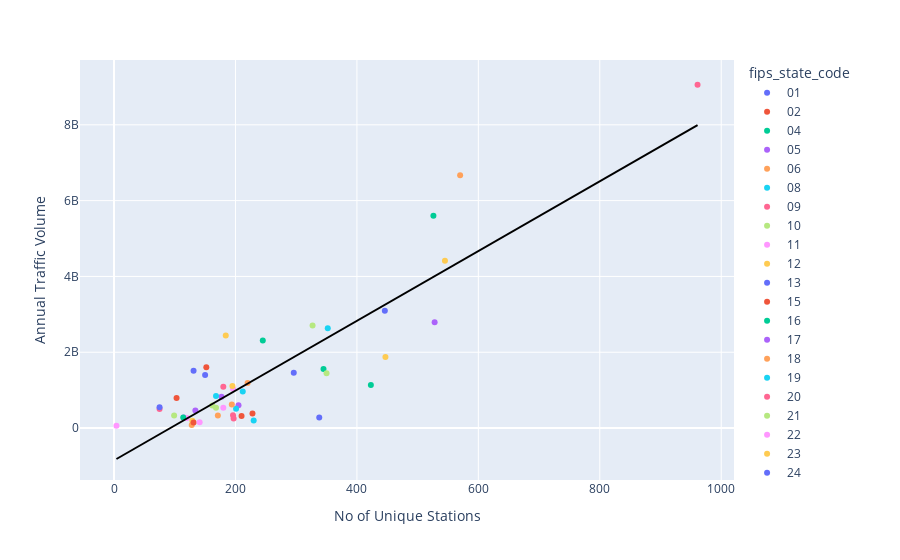

The code cell stored with this chart in its notebook:
### Markdown cell above
Let's verify the positive correlation between recorded total traffic volume and the number of unique stations.

### Code cell
# Find total daily traffic volume in each row
traffic["total_daily_traffic_volume"] = traffic \
                                        .loc[:, start_column: end_column] \
                                        .sum(axis=1)

# Group by state and sum
traffic_state = traffic[["fips_state_code", "total_daily_traffic_volume"]] \
                .groupby("fips_state_code") \
                .sum() \
                .reset_index() \
                .rename(columns = {"total_daily_traffic_volume": "annual_traffic_volume"})

# Merge num_unique_stations with traffic_state
merge_station_state = num_unique_stations.merge(traffic_state, on="fips_state_code")
px.scatter(merge_station_state, x="num_unique_stations", y="annual_traffic_volume",
           color="fips_state_code", trendline="ols", trendline_scope="overall",
           hover_data=["fips_state_code"], trendline_color_override="black",
           labels={"num_unique_stations": "No of Unique Stations",
                   "annual_traffic_volume": "Annual Traffic Volume"})

### Figure 1 — Plotly figure (JSON) as saved in the notebook; plotly's stock layout.template omitted (floating-point values rounded to 4 significant figures)
{"data": [{"customdata": [["01"]], "hovertemplate": "fips_state_code=%{customdata[0]}<br>No of Unique Stations=%{x}<br>Annual Traffic Volume=%{y}<extra></extra>", "legendgroup": "01", "marker": {"color": "#636efa", "symbol": "circle"}, "mode": "markers", "name": "01", "orientation": "v", "showlegend": true, "type": "scatter", "x": [296], "xaxis": "x", "y": [1461509905], "yaxis": "y"}, {"customdata": [["02"]], "hovertemplate": "fips_state_code=%{customdata[0]}<br>No of Unique Stations=%{x}<br>Annual Traffic Volume=%{y}<extra></extra>", "legendgroup": "02", "marker": {"color": "#EF553B", "symbol": "circle"}, "mode": "markers", "name": "02", "orientation": "v", "showlegend": true, "type": "scatter", "x": [210], "xaxis": "x", "y": [318138924], "yaxis": "y"}, {"customdata": [["04"]], "hovertemplate": "fips_state_code=%{customdata[0]}<br>No of Unique Stations=%{x}<br>Annual Traffic Volume=%{y}<extra></extra>", "legendgroup": "04", "marker": {"color": "#00cc96", "symbol": "circle"}, "mode": "markers", "name": "04", "orientation": "v", "showlegend": true, "type": "scatter", "x": [526], "xaxis": "x", "y": [5600393206], "yaxis": "y"}, {"customdata": [["05"]], "hovertemplate": "fips_state_code=%{customdata[0]}<br>No of Unique Stations=%{x}<br>Annual Traffic Volume=%{y}<extra></extra>", "legendgroup": "05", "marker": {"color": "#ab63fa", "symbol": "circle"}, "mode": "markers", "name": "05", "orientation": "v", "showlegend": true, "type": "scatter", "x": [115], "xaxis": "x", "y": [278436058], "yaxis": "y"}, {"customdata": [["06"]], "hovertemplate": "fips_state_code=%{customdata[0]}<br>No of Unique Stations=%{x}<br>Annual Traffic Volume=%{y}<extra></extra>", "legendgroup": "06", "marker": {"color": "#FFA15A", "symbol": "circle"}, "mode": "markers", "name": "06", "orientation": "v", "showlegend": true, "type": "scatter", "x": [570], "xaxis": "x", "y": [6670057776], "yaxis": "y"}, {"customdata": [["08"]], "hovertemplate": "fips_state_code=%{customdata[0]}<br>No of Unique Stations=%{x}<br>Annual Traffic Volume=%{y}<extra></extra>", "legendgroup": "08", "marker": {"color": "#19d3f3", "symbol": "circle"}, "mode": "markers", "name": "08", "orientation": "v", "showlegend": true, "type": "scatter", "x": [212], "xaxis": "x", "y": [964145461], "yaxis": "y"}, {"customdata": [["09"]], "hovertemplate": "fips_state_code=%{customdata[0]}<br>No of Unique Stations=%{x}<br>Annual Traffic Volume=%{y}<extra></extra>", "legendgroup": "09", "marker": {"color": "#FF6692", "symbol": "circle"}, "mode": "markers", "name": "09", "orientation": "v", "showlegend": true, "type": "scatter", "x": [75], "xaxis": "x", "y": [500556105], "yaxis": "y"}, {"customdata": [["10"]], "hovertemplate": "fips_state_code=%{customdata[0]}<br>No of Unique Stations=%{x}<br>Annual Traffic Volume=%{y}<extra></extra>", "legendgroup": "10", "marker": {"color": "#B6E880", "symbol": "circle"}, "mode": "markers", "name": "10", "orientation": "v", "showlegend": true, "type": "scatter", "x": [168], "xaxis": "x", "y": [534104309], "yaxis": "y"}, {"customdata": [["11"]], "hovertemplate": "fips_state_code=%{customdata[0]}<br>No of Unique Stations=%{x}<br>Annual Traffic Volume=%{y}<extra></extra>", "legendgroup": "11", "marker": {"color": "#FF97FF", "symbol": "circle"}, "mode": "markers", "name": "11", "orientation": "v", "showlegend": true, "type": "scatter", "x": [4], "xaxis": "x", "y": [59205437], "yaxis": "y"}, {"customdata": [["12"]], "hovertemplate": "fips_state_code=%{customdata[0]}<br>No of Unique Stations=%{x}<br>Annual Traffic Volume=%{y}<extra></extra>", "legendgroup": "12", "marker": {"color": "#FECB52", "symbol": "circle"}, "mode": "markers", "name": "12", "orientation": "v", "showlegend": true, "type": "scatter", "x": [545], "xaxis": "x", "y": [4412694931], "yaxis": "y"}, {"customdata": [["13"]], "hovertemplate": "fips_state_code=%{customdata[0]}<br>No of Unique Stations=%{x}<br>Annual Traffic Volume=%{y}<extra></extra>", "legendgroup": "13", "marker": {"color": "#636efa", "symbol": "circle"}, "mode": "markers", "name": "13", "orientation": "v", "showlegend": true, "type": "scatter", "x": [446], "xaxis": "x", "y": [3094751035], "yaxis": "y"}, {"customdata": [["15"]], "hovertemplate": "fips_state_code=%{customdata[0]}<br>No of Unique Stations=%{x}<br>Annual Traffic Volume=%{y}<extra></extra>", "legendgroup": "15", "marker": {"color": "#EF553B", "symbol": "circle"}, "mode": "markers", "name": "15", "orientation": "v", "showlegend": true, "type": "scatter", "x": [152], "xaxis": "x", "y": [1605036832], "yaxis": "y"}, {"customdata": [["16"]], "hovertemplate": "fips_state_code=%{customdata[0]}<br>No of Unique Stations=%{x}<br>Annual Traffic Volume=%{y}<extra></extra>", "legendgroup": "16", "marker": {"color": "#00cc96", "symbol": "circle"}, "mode": "markers", "name": "16", "orientation": "v", "showlegend": true, "type": "scatter", "x": [423], "xaxis": "x", "y": [1134837654], "yaxis": "y"}, {"customdata": [["17"]], "hovertemplate": "fips_state_code=%{customdata[0]}<br>No of Unique Stations=%{x}<br>Annual Traffic Volume=%{y}<extra></extra>", "legendgroup": "17", "marker": {"color": "#ab63fa", "symbol": "circle"}, "mode": "markers", "name": "17", "orientation": "v", "showlegend": true, "type": "scatter", "x": [205], "xaxis": "x", "y": [604663105], "yaxis": "y"}, {"customdata": [["18"]], "hovertemplate": "fips_state_code=%{customdata[0]}<br>No of Unique Stations=%{x}<br>Annual Traffic Volume=%{y}<extra></extra>", "legendgroup": "18", "marker": {"color": "#FFA15A", "symbol": "circle"}, "mode": "markers", "name": "18", "orientation": "v", "showlegend": true, "type": "scatter", "x": [171], "xaxis": "x", "y": [332236497], "yaxis": "y"}, {"customdata": [["19"]], "hovertemplate": "fips_state_code=%{customdata[0]}<br>No of Unique Stations=%{x}<br>Annual Traffic Volume=%{y}<extra></extra>", "legendgroup": "19", "marker": {"color": "#19d3f3", "symbol": "circle"}, "mode": "markers", "name": "19", "orientation": "v", "showlegend": true, "type": "scatter", "x": [201], "xaxis": "x", "y": [510570289], "yaxis": "y"}, {"customdata": [["20"]], "hovertemplate": "fips_state_code=%{customdata[0]}<br>No of Unique Stations=%{x}<br>Annual Traffic Volume=%{y}<extra></extra>", "legendgroup": "20", "marker": {"color": "#FF6692", "symbol": "circle"}, "mode": "markers", "name": "20", "orientation": "v", "showlegend": true, "type": "scatter", "x": [196], "xaxis": "x", "y": [340832204], "yaxis": "y"}, {"customdata": [["21"]], "hovertemplate": "fips_state_code=%{customdata[0]}<br>No of Unique Stations=%{x}<br>Annual Traffic Volume=%{y}<extra></extra>", "legendgroup": "21", "marker": {"color": "#B6E880", "symbol": "circle"}, "mode": "markers", "name": "21", "orientation": "v", "showlegend": true, "type": "scatter", "x": [162], "xaxis": "x", "y": [597736449], "yaxis": "y"}, {"customdata": [["22"]], "hovertemplate": "fips_state_code=%{customdata[0]}<br>No of Unique Stations=%{x}<br>Annual Traffic Volume=%{y}<extra></extra>", "legendgroup": "22", "marker": {"color": "#FF97FF", "symbol": "circle"}, "mode": "markers", "name": "22", "orientation": "v", "showlegend": true, "type": "scatter", "x": [120], "xaxis": "x", "y": [263211358], "yaxis": "y"}, {"customdata": [["23"]], "hovertemplate": "fips_state_code=%{customdata[0]}<br>No of Unique Stations=%{x}<br>Annual Traffic Volume=%{y}<extra></extra>", "legendgroup": "23", "marker": {"color": "#FECB52", "symbol": "circle"}, "mode": "markers", "name": "23", "orientation": "v", "showlegend": true, "type": "scatter", "x": [129], "xaxis": "x", "y": [195938846], "yaxis": "y"}, {"customdata": [["24"]], "hovertemplate": "fips_state_code=%{customdata[0]}<br>No of Unique Stations=%{x}<br>Annual Traffic Volume=%{y}<extra></extra>", "legendgroup": "24", "marker": {"color": "#636efa", "symbol": "circle"}, "mode": "markers", "name": "24", "orientation": "v", "showlegend": true, "type": "scatter", "x": [150], "xaxis": "x", "y": [1399825682], "yaxis": "y"}, {"customdata": [["25"]], "hovertemplate": "fips_state_code=%{customdata[0]}<br>No of Unique Stations=%{x}<br>Annual Traffic Volume=%{y}<extra></extra>", "legendgroup": "25", "marker": {"color": "#EF553B", "symbol": "circle"}, "mode": "markers", "name": "25", "orientation": "v", "showlegend": true, "type": "scatter", "x": [103], "xaxis": "x", "y": [795943829], "yaxis": "y"}, {"customdata": [["26"]], "hovertemplate": "fips_state_code=%{customdata[0]}<br>No of Unique Stations=%{x}<br>Annual Traffic Volume=%{y}<extra></extra>", "legendgroup": "26", "marker": {"color": "#00cc96", "symbol": "circle"}, "mode": "markers", "name": "26", "orientation": "v", "showlegend": true, "type": "scatter", "x": [245], "xaxis": "x", "y": [2308504217], "yaxis": "y"}, {"customdata": [["27"]], "hovertemplate": "fips_state_code=%{customdata[0]}<br>No of Unique Stations=%{x}<br>Annual Traffic Volume=%{y}<extra></extra>", "legendgroup": "27", "marker": {"color": "#ab63fa", "symbol": "circle"}, "mode": "markers", "name": "27", "orientation": "v", "showlegend": true, "type": "scatter", "x": [177], "xaxis": "x", "y": [828942796], "yaxis": "y"}, {"customdata": [["28"]], "hovertemplate": "fips_state_code=%{customdata[0]}<br>No of Unique Stations=%{x}<br>Annual Traffic Volume=%{y}<extra></extra>", "legendgroup": "28", "marker": {"color": "#FFA15A", "symbol": "circle"}, "mode": "markers", "name": "28", "orientation": "v", "showlegend": true, "type": "scatter", "x": [194], "xaxis": "x", "y": [619803351], "yaxis": "y"}, {"customdata": [["29"]], "hovertemplate": "fips_state_code=%{customdata[0]}<br>No of Unique Stations=%{x}<br>Annual Traffic Volume=%{y}<extra></extra>", "legendgroup": "29", "marker": {"color": "#19d3f3", "symbol": "circle"}, "mode": "markers", "name": "29", "orientation": "v", "showlegend": true, "type": "scatter", "x": [168], "xaxis": "x", "y": [849276076], "yaxis": "y"}, {"customdata": [["30"]], "hovertemplate": "fips_state_code=%{customdata[0]}<br>No of Unique Stations=%{x}<br>Annual Traffic Volume=%{y}<extra></extra>", "legendgroup": "30", "marker": {"color": "#FF6692", "symbol": "circle"}, "mode": "markers", "name": "30", "orientation": "v", "showlegend": true, "type": "scatter", "x": [197], "xaxis": "x", "y": [255608184], "yaxis": "y"}, {"customdata": [["31"]], "hovertemplate": "fips_state_code=%{customdata[0]}<br>No of Unique Stations=%{x}<br>Annual Traffic Volume=%{y}<extra></extra>", "legendgroup": "31", "marker": {"color": "#B6E880", "symbol": "circle"}, "mode": "markers", "name": "31", "orientation": "v", "showlegend": true, "type": "scatter", "x": [99], "xaxis": "x", "y": [329863440], "yaxis": "y"}, {"customdata": [["32"]], "hovertemplate": "fips_state_code=%{customdata[0]}<br>No of Unique Stations=%{x}<br>Annual Traffic Volume=%{y}<extra></extra>", "legendgroup": "32", "marker": {"color": "#FF97FF", "symbol": "circle"}, "mode": "markers", "name": "32", "orientation": "v", "showlegend": true, "type": "scatter", "x": [196], "xaxis": "x", "y": [1037072029], "yaxis": "y"}, {"customdata": [["33"]], "hovertemplate": "fips_state_code=%{customdata[0]}<br>No of Unique Stations=%{x}<br>Annual Traffic Volume=%{y}<extra></extra>", "legendgroup": "33", "marker": {"color": "#FECB52", "symbol": "circle"}, "mode": "markers", "name": "33", "orientation": "v", "showlegend": true, "type": "scatter", "x": [195], "xaxis": "x", "y": [1108253743], "yaxis": "y"}, {"customdata": [["34"]], "hovertemplate": "fips_state_code=%{customdata[0]}<br>No of Unique Stations=%{x}<br>Annual Traffic Volume=%{y}<extra></extra>", "legendgroup": "34", "marker": {"color": "#636efa", "symbol": "circle"}, "mode": "markers", "name": "34", "orientation": "v", "showlegend": true, "type": "scatter", "x": [75], "xaxis": "x", "y": [549456912], "yaxis": "y"}, {"customdata": [["35"]], "hovertemplate": "fips_state_code=%{customdata[0]}<br>No of Unique Stations=%{x}<br>Annual Traffic Volume=%{y}<extra></extra>", "legendgroup": "35", "marker": {"color": "#EF553B", "symbol": "circle"}, "mode": "markers", "name": "35", "orientation": "v", "showlegend": true, "type": "scatter", "x": [228], "xaxis": "x", "y": [384977104], "yaxis": "y"}, {"customdata": [["36"]], "hovertemplate": "fips_state_code=%{customdata[0]}<br>No of Unique Stations=%{x}<br>Annual Traffic Volume=%{y}<extra></extra>", "legendgroup": "36", "marker": {"color": "#00cc96", "symbol": "circle"}, "mode": "markers", "name": "36", "orientation": "v", "showlegend": true, "type": "scatter", "x": [345], "xaxis": "x", "y": [1560213283], "yaxis": "y"}, {"customdata": [["37"]], "hovertemplate": "fips_state_code=%{customdata[0]}<br>No of Unique Stations=%{x}<br>Annual Traffic Volume=%{y}<extra></extra>", "legendgroup": "37", "marker": {"color": "#ab63fa", "symbol": "circle"}, "mode": "markers", "name": "37", "orientation": "v", "showlegend": true, "type": "scatter", "x": [134], "xaxis": "x", "y": [466053858], "yaxis": "y"}, {"customdata": [["38"]], "hovertemplate": "fips_state_code=%{customdata[0]}<br>No of Unique Stations=%{x}<br>Annual Traffic Volume=%{y}<extra></extra>", "legendgroup": "38", "marker": {"color": "#FFA15A", "symbol": "circle"}, "mode": "markers", "name": "38", "orientation": "v", "showlegend": true, "type": "scatter", "x": [128], "xaxis": "x", "y": [80318777], "yaxis": "y"}, {"customdata": [["39"]], "hovertemplate": "fips_state_code=%{customdata[0]}<br>No of Unique Stations=%{x}<br>Annual Traffic Volume=%{y}<extra></extra>", "legendgroup": "39", "marker": {"color": "#19d3f3", "symbol": "circle"}, "mode": "markers", "name": "39", "orientation": "v", "showlegend": true, "type": "scatter", "x": [352], "xaxis": "x", "y": [2631835767], "yaxis": "y"}, {"customdata": [["40"]], "hovertemplate": "fips_state_code=%{customdata[0]}<br>No of Unique Stations=%{x}<br>Annual Traffic Volume=%{y}<extra></extra>", "legendgroup": "40", "marker": {"color": "#FF6692", "symbol": "circle"}, "mode": "markers", "name": "40", "orientation": "v", "showlegend": true, "type": "scatter", "x": [180], "xaxis": "x", "y": [1090108811], "yaxis": "y"}, {"customdata": [["41"]], "hovertemplate": "fips_state_code=%{customdata[0]}<br>No of Unique Stations=%{x}<br>Annual Traffic Volume=%{y}<extra></extra>", "legendgroup": "41", "marker": {"color": "#B6E880", "symbol": "circle"}, "mode": "markers", "name": "41", "orientation": "v", "showlegend": true, "type": "scatter", "x": [350], "xaxis": "x", "y": [1443103445], "yaxis": "y"}, {"customdata": [["42"]], "hovertemplate": "fips_state_code=%{customdata[0]}<br>No of Unique Stations=%{x}<br>Annual Traffic Volume=%{y}<extra></extra>", "legendgroup": "42", "marker": {"color": "#FF97FF", "symbol": "circle"}, "mode": "markers", "name": "42", "orientation": "v", "showlegend": true, "type": "scatter", "x": [180], "xaxis": "x", "y": [534070530], "yaxis": "y"}, {"customdata": [["44"]], "hovertemplate": "fips_state_code=%{customdata[0]}<br>No of Unique Stations=%{x}<br>Annual Traffic Volume=%{y}<extra></extra>", "legendgroup": "44", "marker": {"color": "#FECB52", "symbol": "circle"}, "mode": "markers", "name": "44", "orientation": "v", "showlegend": true, "type": "scatter", "x": [184], "xaxis": "x", "y": [2441569023], "yaxis": "y"}, {"customdata": [["45"]], "hovertemplate": "fips_state_code=%{customdata[0]}<br>No of Unique Stations=%{x}<br>Annual Traffic Volume=%{y}<extra></extra>", "legendgroup": "45", "marker": {"color": "#636efa", "symbol": "circle"}, "mode": "markers", "name": "45", "orientation": "v", "showlegend": true, "type": "scatter", "x": [131], "xaxis": "x", "y": [1511178572], "yaxis": "y"}, {"customdata": [["46"]], "hovertemplate": "fips_state_code=%{customdata[0]}<br>No of Unique Stations=%{x}<br>Annual Traffic Volume=%{y}<extra></extra>", "legendgroup": "46", "marker": {"color": "#EF553B", "symbol": "circle"}, "mode": "markers", "name": "46", "orientation": "v", "showlegend": true, "type": "scatter", "x": [131], "xaxis": "x", "y": [147911499], "yaxis": "y"}, {"customdata": [["47"]], "hovertemplate": "fips_state_code=%{customdata[0]}<br>No of Unique Stations=%{x}<br>Annual Traffic Volume=%{y}<extra></extra>", "legendgroup": "47", "marker": {"color": "#00cc96", "symbol": "circle"}, "mode": "markers", "name": "47", "orientation": "v", "showlegend": true, "type": "scatter", "x": [114], "xaxis": "x", "y": [276729299], "yaxis": "y"}, {"customdata": [["48"]], "hovertemplate": "fips_state_code=%{customdata[0]}<br>No of Unique Stations=%{x}<br>Annual Traffic Volume=%{y}<extra></extra>", "legendgroup": "48", "marker": {"color": "#ab63fa", "symbol": "circle"}, "mode": "markers", "name": "48", "orientation": "v", "showlegend": true, "type": "scatter", "x": [528], "xaxis": "x", "y": [2791691757], "yaxis": "y"}, {"customdata": [["49"]], "hovertemplate": "fips_state_code=%{customdata[0]}<br>No of Unique Stations=%{x}<br>Annual Traffic Volume=%{y}<extra></extra>", "legendgroup": "49", "marker": {"color": "#FFA15A", "symbol": "circle"}, "mode": "markers", "name": "49", "orientation": "v", "showlegend": true, "type": "scatter", "x": [220], "xaxis": "x", "y": [1191135280], "yaxis": "y"}, {"customdata": [["50"]], "hovertemplate": "fips_state_code=%{customdata[0]}<br>No of Unique Stations=%{x}<br>Annual Traffic Volume=%{y}<extra></extra>", "legendgroup": "50", "marker": {"color": "#19d3f3", "symbol": "circle"}, "mode": "markers", "name": "50", "orientation": "v", "showlegend": true, "type": "scatter", "x": [230], "xaxis": "x", "y": [197420518], "yaxis": "y"}, {"customdata": [["51"]], "hovertemplate": "fips_state_code=%{customdata[0]}<br>No of Unique Stations=%{x}<br>Annual Traffic Volume=%{y}<extra></extra>", "legendgroup": "51", "marker": {"color": "#FF6692", "symbol": "circle"}, "mode": "markers", "name": "51", "orientation": "v", "showlegend": true, "type": "scatter", "x": [961], "xaxis": "x", "y": [9056241744], "yaxis": "y"}, {"customdata": [["53"]], "hovertemplate": "fips_state_code=%{customdata[0]}<br>No of Unique Stations=%{x}<br>Annual Traffic Volume=%{y}<extra></extra>", "legendgroup": "53", "marker": {"color": "#B6E880", "symbol": "circle"}, "mode": "markers", "name": "53", "orientation": "v", "showlegend": true, "type": "scatter", "x": [327], "xaxis": "x", "y": [2702688901], "yaxis": "y"}, {"customdata": [["54"]], "hovertemplate": "fips_state_code=%{customdata[0]}<br>No of Unique Stations=%{x}<br>Annual Traffic Volume=%{y}<extra></extra>", "legendgroup": "54", "marker": {"color": "#FF97FF", "symbol": "circle"}, "mode": "markers", "name": "54", "orientation": "v", "showlegend": true, "type": "scatter", "x": [141], "xaxis": "x", "y": [151767797], "yaxis": "y"}, {"customdata": [["55"]], "hovertemplate": "fips_state_code=%{customdata[0]}<br>No of Unique Stations=%{x}<br>Annual Traffic Volume=%{y}<extra></extra>", "legendgroup": "55", "marker": {"color": "#FECB52", "symbol": "circle"}, "mode": "markers", "name": "55", "orientation": "v", "showlegend": true, "type": "scatter", "x": [447], "xaxis": "x", "y": [1872783834], "yaxis": "y"}, {"customdata": [["56"]], "hovertemplate": "fips_state_code=%{customdata[0]}<br>No of Unique Stations=%{x}<br>Annual Traffic Volume=%{y}<extra></extra>", "legendgroup": "56", "marker": {"color": "#636efa", "symbol": "circle"}, "mode": "markers", "name": "56", "orientation": "v", "showlegend": true, "type": "scatter", "x": [338], "xaxis": "x", "y": [279254443], "yaxis": "y"}, {"hovertemplate": "<b>OLS trendline</b><br>annual_traffic_volume = 9.19996e+06 * num_unique_stations + -8.52307e+08<br>R<sup>2</sup>=0.769466<br><br>No of Unique Stations=%{x}<br>Annual Traffic Volume=%{y} <b>(trend)</b><extra></extra>", "legendgroup": "Overall Trendline", "line": {"color": "black"}, "mode": "lines", "name": "Overall Trendline", "showlegend": true, "type": "scatter", "x": [4, 75, 75, 99, 103, 114, 115, 120, 128, 129, 131, 131, 134, 141, 150, 152, 162, 168, 168, 171, 177, 180, 180, 184, 194, 195, 196, 196, 197, 201, 205, 210, 212, 220, 228, 230, 245, 296, 327, 338, 345, 350, 352, 423, 446, 447, 526, 528, 545, 570, 961], "xaxis": "x", "y": [-815500000.0, -162300000.0, -162300000.0, 58490000.0, 95290000.0, 196500000.0, 205700000.0, 251700000.0, 325300000.0, 334500000.0, 352900000.0, 352900000.0, 380500000.0, 444900000.0, 527700000.0, 546100000.0, 638100000.0, 693300000.0, 693300000.0, 720900000.0, 776100000.0, 803700000.0, 803700000.0, 840500000.0, 932500000.0, 941700000.0, 950900000.0, 950900000.0, 960100000.0, 996900000.0, 1034000000.0, 1080000000.0, 1098000000.0, 1172000000.0, 1245000000.0, 1264000000.0, 1402000000.0, 1871000000.0, 2156000000.0, 2257000000.0, 2322000000.0, 2368000000.0, 2386000000.0, 3039000000.0, 3251000000.0, 3260000000.0, 3987000000.0, 4005000000.0, 4162000000.0, 4392000000.0, 7989000000.0], "yaxis": "y"}], "layout": {"legend": {"title": {"text": "fips_state_code"}, "tracegroupgap": 0}, "margin": {"t": 60}, "xaxis": {"anchor": "y", "domain": [0, 1], "title": {"text": "No of Unique Stations"}}, "yaxis": {"anchor": "x", "domain": [0, 1], "title": {"text": "Annual Traffic Volume"}}}}
